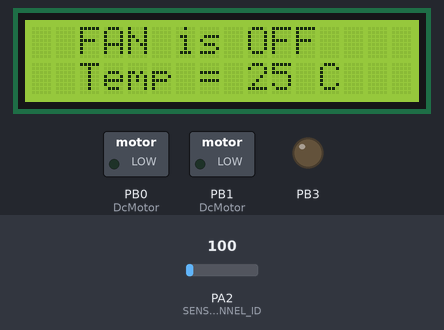
The program below on a simulated ATmega32, built with avr-gcc and emulated at 1 MHz. Shown: 16×2 character LCD, switched loads named in the program (green lamp = pin HIGH), output pins drawn as LEDs (lit = HIGH). Wiring (inferred from the names in the program): character LCD (HD44780): RS PD0; E PD2; data PC0, PC1, PC2, PC3, PC4, PC5, PC6, PC7. The inputs (shaded band) are chosen by the test bench; at power-on: PA2 (SENSOR_CHANNEL_ID) = 100. Pins used as bus, display or sensor lines are not drawn.

Above: at 1.2 s.
1.3 s: PA2 (SENSOR_CHANNEL_ID) set to 114
At 1.8 s:
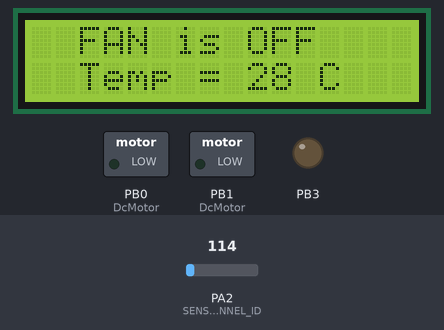
2.9 s: PA2 (SENSOR_CHANNEL_ID) set to 126
At 4.3 s:
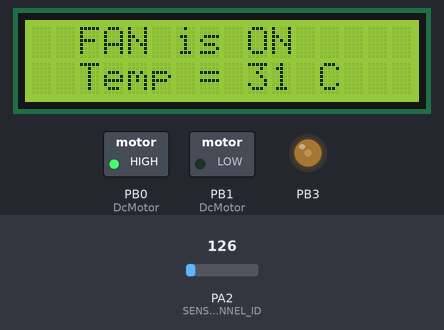
4.6 s: PA2 (SENSOR_CHANNEL_ID) set to 223
At 5.9 s:
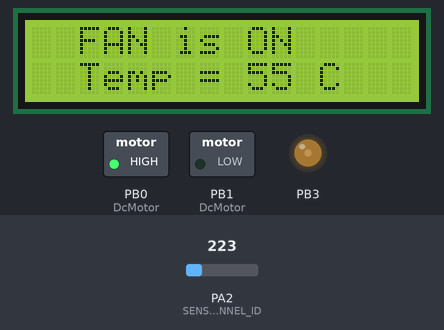
6.2 s: PA2 (SENSOR_CHANNEL_ID) set to 253
At 7.7 s:
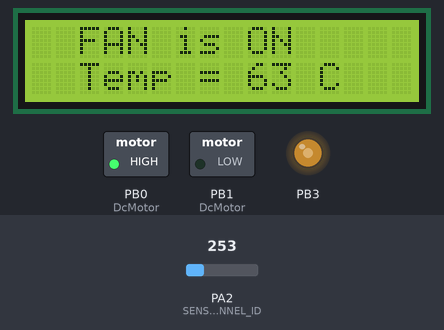
Timing chart, 0 to 8.8 s (numbered marks = the images above; inputs shaded):
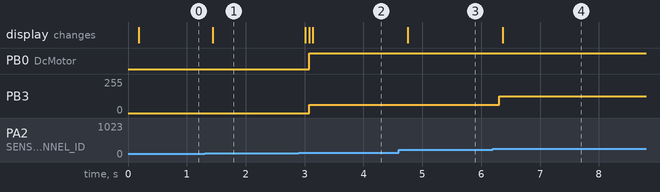

Measured:
- the behaviour switches between 119 and 120 on PA2 (SENSOR_CHANNEL_ID) (found by bisection; images 1 and 2)
- the behaviour switches between 239 and 240 on PA2 (SENSOR_CHANNEL_ID) (found by bisection; images 3 and 4)
- after the input at 1.3 s, the display: changes after 0.14 s (image 1)
- after the input at 2.9 s, PB0 (DcMotor): LOW → HIGH after 0.18 s; PB3: 0/255 → 63/255 after 0.18 s; the display: first changes after 0.11 s (image 2 shows a later state)
- after the input at 4.6 s, the display: changes after 0.16 s (image 3)
- after the input at 6.2 s, PB3: 63/255 → 127/255 after 0.10 s; the display: changes after 0.16 s (image 4)

The program:

main.c
```c
/******************************************************************************
 *
 * Module: main application
 *
 * File Name: main.c
 *
 * Description: source file for the main application
 *
 * Author: Ahmed Reda
 *
 *******************************************************************************/
#include "lcd.h"
#include "adc.h"
#include "DC_Motor.h"
#include "lm35_sensor.h"
#include "PWM.h"
int main (void)
{	uint8 temp;
ADC_ConfigType ADC_Config = {internal,F_CPU_8};
LCD_init();
DcMotor_Init();
ADC_init(&ADC_Config);

while (1)
{
	temp= LM35_getTemperature();
	if (temp < 30)
	{
		LCD_displayStringRowColumn(0,2,"FAN is OFF");
		DcMotor_Rotate(STOP,0);
	}
	else if ((temp >= 30) && (temp<60) )
	{
		LCD_moveCursor(0,11);
		LCD_displayCharacter(' ');
		LCD_displayStringRowColumn(0,2,"FAN is ON");
		DcMotor_Rotate(CW,25);
	}
	else if ((temp >= 60) && (temp< 90) )
	{
		LCD_displayStringRowColumn(0,2,"FAN is ON");
		DcMotor_Rotate(CW,50);
	}
	else if ((temp >=90) && (temp < 120))
	{
		LCD_displayStringRowColumn(0,2,"FAN is ON");
		DcMotor_Rotate(CW,75);
	}
	else if ((temp >=120))
	{
		LCD_displayStringRowColumn(0,2,"FAN is ON");
		DcMotor_Rotate(CW,100);
	}
	LCD_displayStringRowColumn(1,2,"Temp = ");
	LCD_intgerToString(temp);
	if ((temp >=0) && (temp <10))
	{
		LCD_displayCharacter(' ');
		LCD_displayCharacter(' ');
		LCD_displayCharacter('C');
	}
	else if ((temp>=10) && (temp <100))
	{
		LCD_displayCharacter(' ');
		LCD_displayCharacter('C');
	}
	else if (temp >= 100)
	{
		LCD_displayCharacter('C');
	}
}
return 0;
}
```

DC_Motor.h
```c
 /******************************************************************************
 *
 * Module: DC Motor
 *
 * File Name: DC_Motor.h
 *
 * Description: header file for the DC Motor (Fan)
 *
 * Author: Ahmed Reda
 *
 *******************************************************************************/

#ifndef DC_MOTOR_H_
#define DC_MOTOR_H_

#include "std_types.h"


/**********************************************************************************
 *                             Type  Declarations                                 *
 **********************************************************************************/
typedef enum {
	STOP,CW,ACW
}DcMotor_State;

/*******************************************************************************
 *                      Functions Prototypes                                   *
 *******************************************************************************/

/* The initialisation function for the DC Motor */
void DcMotor_Init(void);

/*  the DcMotor Rotate function to start or stop the motion of the Dc Motor */
void DcMotor_Rotate (DcMotor_State state,uint8 speed);


#endif /* DC_MOTOR_H_ */
```

Dc_Motor.c
```c
 /******************************************************************************
 *
 * Module: DC Motor
 *
 * File Name: DC_Motor.c
 *
 * Description: source file for the DC Motor (Fan)
 *
 * Author: Ahmed Reda
 *
 *******************************************************************************/

#include "DC_Motor.h"
#include "gpio.h"
#include "common_macros.h"
#include "PWM.h"

void DcMotor_Init(void)
{
	/* The First two lines is responsible for making the two pins as output pins */
	GPIO_setupPinDirection(PORTB_ID,PIN0_ID,PIN_OUTPUT);
	GPIO_setupPinDirection(PORTB_ID,PIN1_ID,PIN_OUTPUT);

	/* the following two lines are responsible for making the motor stop at first */

	GPIO_writePin(PORTB_ID,PIN0_ID ,LOGIC_LOW);
	GPIO_writePin(PORTB_ID,PIN1_ID ,LOGIC_LOW);

}

void DcMotor_Rotate (DcMotor_State state,uint8 speed)
{
	uint8 duty_cycle= (uint8) (  (speed/100.0f)*255 ) ;
	PWM_Timer0_Start(duty_cycle); //generate duty cycle
	if (state == STOP)
	{
		GPIO_writePin(PORTB_ID,PIN0_ID ,LOGIC_LOW);
		GPIO_writePin(PORTB_ID,PIN1_ID ,LOGIC_LOW);
	}
	else if (state == CW)
	{
		GPIO_writePin(PORTB_ID,PIN0_ID ,LOGIC_HIGH);
		GPIO_writePin(PORTB_ID,PIN1_ID ,LOGIC_LOW);
	}
	else if (state == ACW)
	{
		GPIO_writePin(PORTB_ID,PIN0_ID ,LOGIC_LOW);
		GPIO_writePin(PORTB_ID,PIN1_ID ,LOGIC_HIGH);
	}


}
```

PWM.c
```c
 /******************************************************************************
 *
 * Module: PWM
 *
 * File Name: PWM.c
 *
 * Description: source file for the PWM
 *
 * Author: Ahmed Reda
 *
 *******************************************************************************/

#include "gpio.h"
#include "PWM.h"
#include <avr/io.h>
void PWM_Timer0_Start(uint8 duty_cycle)
{
	TCNT0 = 0; //Set Timer Initial value

	OCR0  = duty_cycle; // Set Compare Value

	GPIO_setupPinDirection(PORTB_ID,PIN3_ID,PIN_OUTPUT); //set PB3/OC0 as output pin --> pin where the PWM signal is generated from MC.

		/* Configure timer control register
		 * 1. Fast PWM mode FOC0=0
		 * 2. Fast PWM Mode WGM01=1 & WGM00=1
		 * 3. Clear OC0 when match occurs (non inverted mode) COM00=0 & COM01=1
		 * 4. clock = F_CPU/8 CS00=0 CS01=1 CS02=0
		 */
	TCCR0 = (1<<WGM00) | (1<<WGM01) | (1<<COM01) | (1<<CS01);

}
```

PWM.h
```c
 /******************************************************************************
 *
 * Module: PWM
 *
 * File Name: PWM.h
 *
 * Description: header file for the PWM
 *
 * Author: Ahmed Reda
 *
 *******************************************************************************/

#ifndef PWM_H_
#define PWM_H_

#include "std_types.h"

/*******************************************************************************
 *                      Functions Prototypes                                   *
 *******************************************************************************/


void PWM_Timer0_Start(uint8 duty_cycle);


#endif /* PWM_H_ */
```

adc.c
```c
 /******************************************************************************
 *
 * Module: ADC
 *
 * File Name: adc.c
 *
 * Description: Source file for the ATmega32 ADC driver
 *
 * Author: Ahmed Reda Mohamed
 *
 *******************************************************************************/

#include "avr/io.h" /* To use the ADC Registers */
#include "adc.h"
#include "common_macros.h" /* To use the macros like SET_BIT */

/*******************************************************************************
 *                      Functions Definitions                                  *
 *******************************************************************************/

void ADC_init(const ADC_ConfigType * Config_Ptr)
{
	/* ADMUX Register Bits Description:
	 * REFS1:0 = 11 to choose to connect internal voltage 2.56 v
	 * ADLAR   = 0 right adjusted
	 * MUX4:0  = 00000 to choose channel 0 as initialization
	 */
	ADMUX = (ADMUX & 0x3F)|(((Config_Ptr->ref_volt)& 0x03)<<6);

	/* ADCSRA Register Bits Description:
	 * ADEN    = 1 Enable ADC
	 * ADIE    = 0 Disable ADC Interrupt
	 * ADATE   = 0 Disable Auto Trigger
	 * ADPS2:0 = 011 to choose ADC_Clock = F_CPU/8 = 1Mhz/8 = 125Khz --> ADC must operate in range 50-200Khz
	 */
	ADCSRA = (1<<ADEN);
	ADCSRA = (ADCSRA & 0xF8) | ((Config_Ptr->prescaler)&0x07);
}

uint16 ADC_readChannel(uint8 channel_num)
{
	channel_num &= 0x07; /* Input channel number must be from 0 --> 7 */
	ADMUX &= 0xE0; /* Clear first 5 bits in the ADMUX (channel number MUX4:0 bits) before set the required channel */
	ADMUX = ADMUX | channel_num; /* Choose the correct channel by setting the channel number in MUX4:0 bits */
	SET_BIT(ADCSRA,ADSC); /* Start conversion write '1' to ADSC */
	while(BIT_IS_CLEAR(ADCSRA,ADIF)); /* Wait for conversion to complete, ADIF becomes '1' */
	SET_BIT(ADCSRA,ADIF); /* Clear ADIF by write '1' to it :) */
	return ADC; /* Read the digital value from the data register */
}
```

adc.h
```c
 /******************************************************************************
 *
 * Module: ADC
 *
 * File Name: adc.h
 *
 * Description: header file for the ATmega32 ADC driver
 *
 * Author: Ahmed Reda Mohamed
 *
 *******************************************************************************/

#ifndef ADC_H_
#define ADC_H_

#include "std_types.h"

/*******************************************************************************
 *                                Definitions                                  *
 *******************************************************************************/
#define ADC_MAXIMUM_VALUE    1023
#define ADC_REF_VOLT_VALUE   2.56
/**********************************************************************************
 *                             Type  Declarations                                 *
 **********************************************************************************/
typedef enum {
AREF,AVCC,internal=3
}ADC_ReferenceVoltage;

typedef enum {

	F_CPU_2 = 1, F_CPU_4,F_CPU_8,F_CPU_16,F_CPU_32,F_CPU_64,F_CPU_128
}ADC_Prescaler;


typedef struct {
	ADC_ReferenceVoltage ref_volt;
	ADC_Prescaler prescaler;

}ADC_ConfigType;


/*******************************************************************************
 *                      Functions Prototypes                                   *
 *******************************************************************************/

/*
 * Description :
 * Function responsible for initialize the ADC driver.
 */
void ADC_init(const ADC_ConfigType * Config_Ptr);

/*
 * Description :
 * Function responsible for read analog data from a certain ADC channel
 * and convert it to digital using the ADC driver.
 */
uint16 ADC_readChannel(uint8 channel_num);


#endif /* ADC_H_ */
```

lm35_sensor.c
```c
 /******************************************************************************
 *
 * Module: Temperature Sensor
 *
 * File Name: lm35_sensor.h
 *
 * Description: source file for the LM35 Temperature Sensor driver
 *
 * Author: Mohamed Tarek
 *
 *******************************************************************************/

#include "lm35_sensor.h"
#include "adc.h"

/*
 * Description :
 * Function responsible for calculate the temperature from the ADC digital value.
 */
uint8 LM35_getTemperature(void)
{
	uint8 temp_value = 0;

	uint16 adc_value = 0;

	/* Read ADC channel where the temperature sensor is connected */
	adc_value = ADC_readChannel(SENSOR_CHANNEL_ID);

	/* Calculate the temperature from the ADC value*/
	temp_value = (uint8)(((uint32)adc_value*SENSOR_MAX_TEMPERATURE*ADC_REF_VOLT_VALUE)/(ADC_MAXIMUM_VALUE*SENSOR_MAX_VOLT_VALUE));

	return temp_value;
}
```

lm35_sensor.h
```c
 /******************************************************************************
 *
 * Module: Temperature Sensor
 *
 * File Name: lm35_sensor.h
 *
 * Description: header file for the LM35 Temperature Sensor driver
 *
 * Author: Mohamed Tarek
 *
 *******************************************************************************/

#ifndef LM35_SENSOR_H_
#define LM35_SENSOR_H_

#include "std_types.h"

/*******************************************************************************
 *                                Definitions                                  *
 *******************************************************************************/

#define SENSOR_CHANNEL_ID         2
#define SENSOR_MAX_VOLT_VALUE     1.5
#define SENSOR_MAX_TEMPERATURE    150

/*******************************************************************************
 *                      Functions Prototypes                                   *
 *******************************************************************************/

/*
 * Description :
 * Function responsible for calculate the temperature from the ADC digital value.
 */
uint8 LM35_getTemperature(void);

#endif /* LM35_SENSOR_H_ */
```

lcd.h
```c
 /******************************************************************************
 *
 * Module: LCD
 *
 * File Name: lcd.h
 *
 * Description: Header file for the LCD driver
 *
 * Author: Mohamed Tarek
 *
 *******************************************************************************/

#ifndef LCD_H_
#define LCD_H_

#include "std_types.h"

/*******************************************************************************
 *                                Definitions                                  *
 *******************************************************************************/

/* LCD Data bits mode configuration, its value should be 4 or 8*/
#define LCD_DATA_BITS_MODE 8

#if((LCD_DATA_BITS_MODE != 4) && (LCD_DATA_BITS_MODE != 8))

#error "Number of Data bits should be equal to 4 or 8"

#endif

/* LCD HW Ports and Pins Ids */
#define LCD_RS_PORT_ID                 PORTD_ID
#define LCD_RS_PIN_ID                  PIN0_ID

#define LCD_E_PORT_ID                  PORTD_ID
#define LCD_E_PIN_ID                   PIN2_ID

#define LCD_DATA_PORT_ID               PORTC_ID

#if (LCD_DATA_BITS_MODE == 4)

#define LCD_DB4_PIN_ID                 PIN3_ID
#define LCD_DB5_PIN_ID                 PIN4_ID
#define LCD_DB6_PIN_ID                 PIN5_ID
#define LCD_DB7_PIN_ID                 PIN6_ID

#endif

/* LCD Commands */
#define LCD_CLEAR_COMMAND                    0x01
#define LCD_GO_TO_HOME                       0x02
#define LCD_TWO_LINES_EIGHT_BITS_MODE        0x38
#define LCD_TWO_LINES_FOUR_BITS_MODE         0x28
#define LCD_TWO_LINES_FOUR_BITS_MODE_INIT1   0x33
#define LCD_TWO_LINES_FOUR_BITS_MODE_INIT2   0x32
#define LCD_CURSOR_OFF                       0x0C
#define LCD_CURSOR_ON                        0x0E
#define LCD_SET_CURSOR_LOCATION              0x80

/*******************************************************************************
 *                      Functions Prototypes                                   *
 *******************************************************************************/

/*
 * Description :
 * Initialize the LCD:
 * 1. Setup the LCD pins directions by use the GPIO driver.
 * 2. Setup the LCD Data Mode 4-bits or 8-bits.
 */
void LCD_init(void);

/*
 * Description :
 * Send the required command to the screen
 */
void LCD_sendCommand(uint8 command);

/*
 * Description :
 * Display the required character on the screen
 */
void LCD_displayCharacter(uint8 data);

/*
 * Description :
 * Display the required string on the screen
 */
void LCD_displayString(const char *Str);

/*
 * Description :
 * Move the cursor to a specified row and column index on the screen
 */
void LCD_moveCursor(uint8 row,uint8 col);

/*
 * Description :
 * Display the required string in a specified row and column index on the screen
 */
void LCD_displayStringRowColumn(uint8 row,uint8 col,const char *Str);

/*
 * Description :
 * Display the required decimal value on the screen
 */
void LCD_intgerToString(int data);

/*
 * Description :
 * Send the clear screen command
 */
void LCD_clearScreen(void);

#endif /* LCD_H_ */
```

common_macros.h
```c
 /******************************************************************************
 *
 * Module: Common - Macros
 *
 * File Name: Common_Macros.h
 *
 * Description: Commonly used Macros
 *
 * Author: Mohamed Tarek
 *
 *******************************************************************************/

#ifndef COMMON_MACROS
#define COMMON_MACROS

/* Set a certain bit in any register */
#define SET_BIT(REG,BIT) (REG|=(1<<BIT))

/* Clear a certain bit in any register */
#define CLEAR_BIT(REG,BIT) (REG&=(~(1<<BIT)))

/* Toggle a certain bit in any register */
#define TOGGLE_BIT(REG,BIT) (REG^=(1<<BIT))

/* Rotate right the register value with specific number of rotates */
#define ROR(REG,num) ( REG= (REG>>num) | (REG<<(8-num)) )

/* Rotate left the register value with specific number of rotates */
#define ROL(REG,num) ( REG= (REG<<num) | (REG>>(8-num)) )

/* Check if a specific bit is set in any register and return true if yes */
#define BIT_IS_SET(REG,BIT) ( REG & (1<<BIT) )

/* Check if a specific bit is cleared in any register and return true if yes */
#define BIT_IS_CLEAR(REG,BIT) ( !(REG & (1<<BIT)) )

#define GET_BIT(REG,BIT) ( ( REG & (1<<BIT) ) >> BIT )

#endif
```

std_types.h
```c
 /******************************************************************************
 *
 * Module: Common - Platform Types Abstraction
 *
 * File Name: std_types.h
 *
 * Description: types for AVR
 *
 * Author: Mohamed Tarek
 *
 *******************************************************************************/

#ifndef STD_TYPES_H_
#define STD_TYPES_H_

/* Boolean Data Type */
typedef unsigned char boolean;

/* Boolean Values */
#ifndef FALSE
#define FALSE       (0u)
#endif
#ifndef TRUE
#define TRUE        (1u)
#endif

#define LOGIC_HIGH        (1u)
#define LOGIC_LOW         (0u)

#define NULL_PTR    ((void*)0)

typedef unsigned char         uint8;          /*           0 .. 255              */
typedef signed char           sint8;          /*        -128 .. +127             */
typedef unsigned short        uint16;         /*           0 .. 65535            */
typedef signed short          sint16;         /*      -32768 .. +32767           */
typedef unsigned long         uint32;         /*           0 .. 4294967295       */
typedef signed long           sint32;         /* -2147483648 .. +2147483647      */
typedef unsigned long long    uint64;         /*       0 .. 18446744073709551615  */
typedef signed long long      sint64;         /* -9223372036854775808 .. 9223372036854775807 */
typedef float                 float32;
typedef double                float64;

#endif /* STD_TYPE_H_ */
```

Source omitted: lcd.c (7405 bytes), gpio.c (6625 bytes), gpio.h (3554 bytes)
